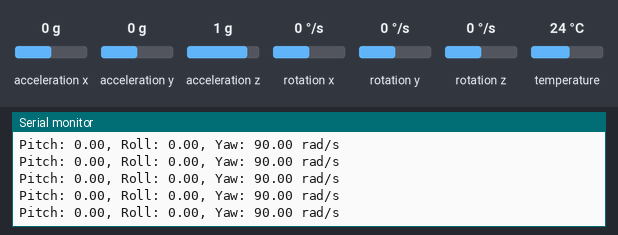
The sketch below on a simulated Arduino Leonardo, built with avr-gcc and run on an emulated ATmega32U4. On the bench: the last lines printed to the serial monitor. Inputs (shaded band) come from the test bench; at power-on: acceleration x 0 g, acceleration z 1 g, acceleration y 0 g, rotation x 0 °/s, rotation y 0 °/s, rotation z 0 °/s, temperature 24 °C. No radio packets arrive unless stated.

Above: at 1.2 s.
1.3 s: acceleration x set to -1.4 g
At 2.2 s:
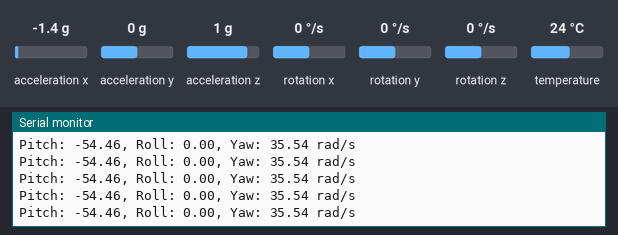
4.3 s: acceleration x set to 0 g
At 5.1 s:
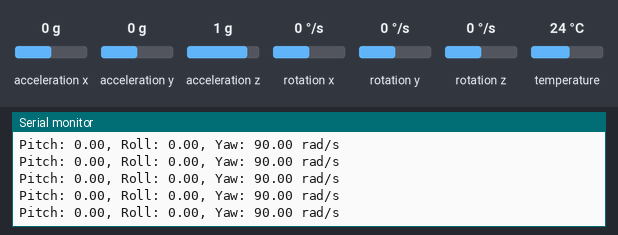
7.3 s: acceleration z set to 0 g
At 7.8 s:
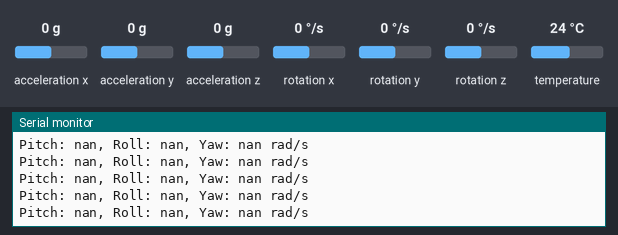
9.2 s: acceleration y set to -1.4 g
At 9.9 s:
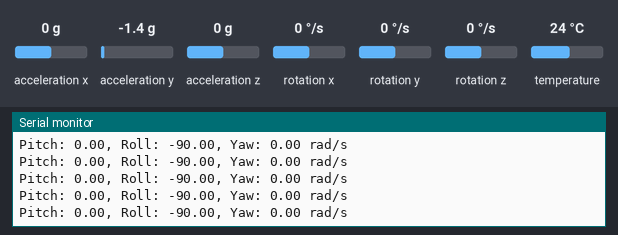
12.2 s: acceleration z set to -1.4 g
At 13.0 s:
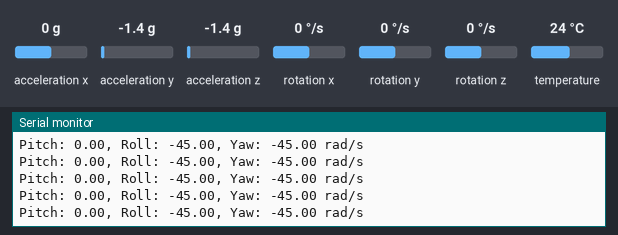
Timing chart, 0 to 15.2 s (numbered marks = the images above; inputs shaded):
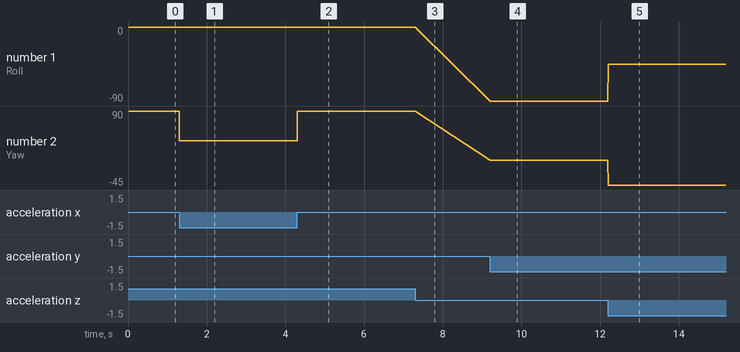

The sketch:

transmitter.ino
```cpp
//Include Libraries
#include <SPI.h>
#include <nRF24L01.h>
#include <RF24.h>
#include <Adafruit_MPU6050.h>
#include <Adafruit_Sensor.h>
#include <Wire.h>
#include <math.h>

Adafruit_MPU6050 mpu;

//create an RF24 object
RF24 radio(9, 10);  // CE, CSN

//address through which two modules communicate.
const byte address[6] = "00001";
typedef struct{
  float pitch;
  float roll;
  float yaw;
}
A_t;
A_t dataS;
void setup()
{
  Serial.begin(115200);
  while (!Serial)
    delay(10); // will pause Zero, Leonardo, etc until serial console opens

  Serial.println("Adafruit MPU6050 test!");

  // Try to initialize!
 if (!mpu.begin()) {
    Serial.println("Failed to find MPU6050 chip");
   while (1) {
      delay(10);
    }
  }
  mpu.setAccelerometerRange(MPU6050_RANGE_8_G);
  mpu.setGyroRange(MPU6050_RANGE_500_DEG);
  mpu.setFilterBandwidth(MPU6050_BAND_184_HZ);


  radio.begin();
  //set the address
  radio.openWritingPipe(address);

  //Set module as transmitter
  radio.stopListening();
}


void loop()
{
  radio.stopListening();
  sensors_event_t a, g, temp;
  mpu.getEvent(&a, &g, &temp);
//  const int array1[3] = {g.gyro.x*100, g.gyro.y*100, g.gyro.z*100};


  dataS.pitch = 180 * atan (a.acceleration.x/sqrt(a.acceleration.y*a.acceleration.y + a.acceleration.z*a.acceleration.z))/M_PI;
  dataS.roll = 180 * atan (a.acceleration.y/sqrt(a.acceleration.x*a.acceleration.x + a.acceleration.z*a.acceleration.z))/M_PI;
  dataS.yaw = 180 * atan (a.acceleration.z/sqrt(a.acceleration.x*a.acceleration.x + a.acceleration.y*a.acceleration.y))/M_PI;


  //Send message to receiver
  //const int button = digitalRead(4);
//  Serial.print(  );
  double place;
//  delay(1000);
  radio.write(&dataS, sizeof(dataS));

    Serial.print("Pitch: ");
  Serial.print(dataS.pitch);
  Serial.print(", Roll: ");
  Serial.print(dataS.roll);
  Serial.print(", Yaw: ");
  Serial.print(dataS.yaw);
  Serial.println(" rad/s");

}
```

Measured:
- after the input at 1.3 s, the serial monitor: prints a new line at once (image 1)
- after the input at 4.3 s, the serial monitor: prints a new line at once (image 2)
- after the input at 7.3 s, the serial monitor: prints a new line at once (image 3)
- after the input at 9.2 s, the serial monitor: prints a new line at once (image 4)
- after the input at 12.2 s, the serial monitor: prints a new line at once (image 5)
- plotted number 1: 0 → -90 after the input at 9.2 s, -90 → -45 after the input at 12.2 s
- plotted number 2: 90 → 35.54 after the input at 1.3 s, 35.54 → 90 after the input at 4.3 s, 0 → -45 after the input at 12.2 s
